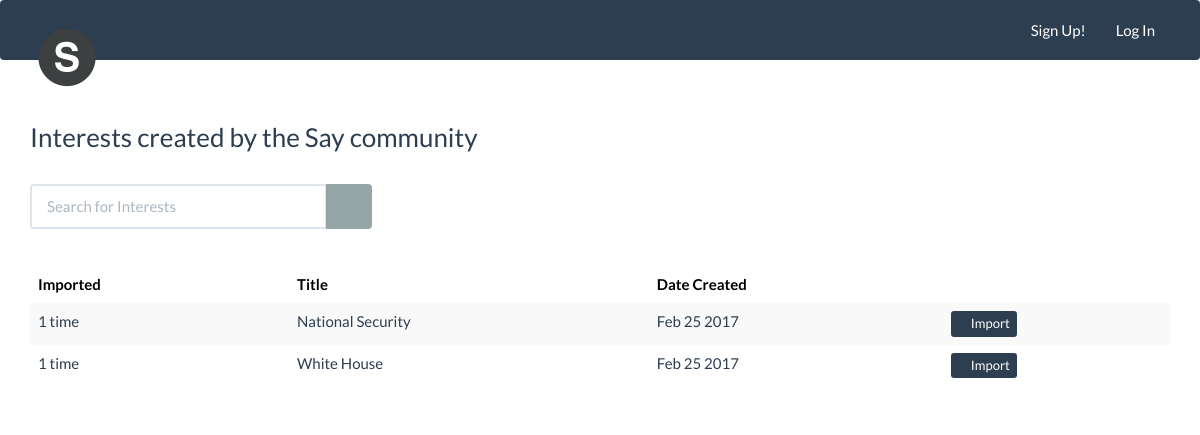
/interests/list/, run on the app's committed database.
### interests/models.py (models this page shows, shortened)
class Interest(models.Model):
    title = models.CharField(max_length=50)
    keywords = models.TextField()
    pub_date = models.DateTimeField()
    last_refreshed = models.DateTimeField(default=timezone.now())
    num_of_imports = models.IntegerField(default=1)
    creator = models.ForeignKey(User, related_name='creator')
    def pub_date_pretty(self):
        return self.pub_date.strftime('%b %e %Y')

### interests/views.py (the view)
def list(request):
    order_by = request.GET.get('order_by', 'num_of_imports')
    first_time = False
    if request.GET.get('sort'):
        sort_type = request.GET.get('sort')
    else:
        first_time = True
        sort_type = 'ascending'
    if sort_type == 'ascending':
        interests = Interest.objects.order_by('-' + order_by)
        if not first_time: sort_type = 'descending'
    else:
        interests = Interest.objects.order_by(order_by)
        sort_type = 'ascending'
    return render(request, 'interests/list.html', {'interests':interests, 'sort_type':sort_type, 'order_by':order_by})

### interests/templates/interests/list.html (shortened to what this page needs)
{% extends 'base.html' %}
{% block content %}
{% load static %}
<br>
<h3>Interests created by the Say community</h3>
<br>
<form action="{% url 'interests:search' %}">
  <div class="form-group" style="width:30%;">
    <div class="input-group">
      {% if searchtitle %}
        <input type="text" class="form-control" name="searchtitle" value="{{searchtitle}}">
        <span class="input-group-btn">
          <button class="btn btn-default" type="submit"><span class="glyphicon glyphicon-search"></span></button>
        </span>
        <!-- <span class="input-group-btn">
          <button class="btn btn-danger"><span class="glyphicon glyphicon-remove"></span></button>
        </span> -->
      {% else %}
        <input type="text" class="form-control" name="searchtitle" placeholder="Search for Interests">
        <span class="input-group-btn">
          <button class="btn btn-default" type="submit"><span class="glyphicon glyphicon-search"></span></button>
        </span>
      {% endif %}
    </div>
  </div>
</form>
<br>
<table class="table table-striped table-hover ">
<thead>
  <tr>
    <th>
      <a href="?order_by=num_of_imports&sort={{sort_type}}" style="text-decoration: none; color:black;">Imported
      {% if order_by == 'num_of_imports' %}
        {% if sort_type == 'ascending' %}
          <span class="glyphicon glyphicon-chevron-up"></span>
        {% elif sort_type == 'descending' %}
          <span class="glyphicon glyphicon-chevron-down"></span>
        {% endif %}
      {% endif %}
      </a>
    </th>
    <th>
      <a href="?order_by=title&sort={{sort_type}}" style="text-decoration: none; color:black;">Title
      </a>
    </th>
    <th>
      <a href="?order_by=pub_date&sort={{sort_type}}" style="text-decoration: none; color: black;">Date Created
      </a>
    </th>
  </tr>
</thead>
<tbody>
{% if search_result %}
  {% for i in search_result.all %}
    <form method="POST" action="{% url 'interests:copy' i.id %}">
      {% csrf_token %}
        <tr>
          <td>
            {{ i.num_of_imports }}
            {% if i.num_of_imports > 1 %}
              times
            {% else %}
              time
            {% endif %}
          </td>
          <td>
            {{ i.title }}
          </td>
          <td>
            {{ i.pub_date_pretty }}
          </td>
          <td>
            <button type="submit" class="btn btn-primary btn-xs">
               <span class="glyphicon glyphicon-import"></span> Import
            </button>
          </td>
    </form>
  {% endfor %}
{% else %}
  {% for i in interests.all %}
  <form method="POST" action="{% url 'interests:copy' i.id %}">
      <tr>
        <td>
          {{ i.num_of_imports }}
          {% if i.num_of_imports > 1 %}
            times
          {% else %}
            time
          {% endif %}
        </td>
        <td>
          {{ i.title }}
        </td>
        <td>
          {{ i.pub_date_pretty }}
        </td>
        <td>
          <button type="submit" class="btn btn-primary btn-xs">
             <span class="glyphicon glyphicon-import"></span> Import
          </button>
        </td>
  </form>
  {% endfor %}
{% endif %}
  </tbody>
</table>
{% endblock %}

### data on the page
Interest: num_of_imports "1", shows "time", title "National Security", pub_date_pretty "Feb 25 2017"
Interest: num_of_imports "1", shows "time", title "White House", pub_date_pretty "Feb 25 2017"
